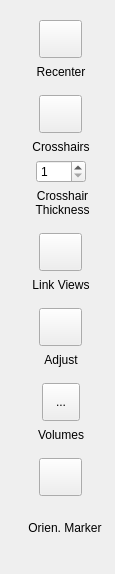
<?xml version="1.0" encoding="UTF-8"?>
<ui version="4.0">
 <class>Form</class>
 <widget class="QWidget" name="Form">
  <property name="geometry">
   <rect>
    <x>0</x>
    <y>0</y>
    <width>115</width>
    <height>574</height>
   </rect>
  </property>
  <property name="sizePolicy">
   <sizepolicy hsizetype="Fixed" vsizetype="Fixed">
    <horstretch>0</horstretch>
    <verstretch>0</verstretch>
   </sizepolicy>
  </property>
  <property name="minimumSize">
   <size>
    <width>115</width>
    <height>0</height>
   </size>
  </property>
  <property name="windowTitle">
   <string>Form</string>
  </property>
  <layout class="QGridLayout" name="gridLayout">
   <item row="0" column="0">
    <widget class="QWidget" name="widget" native="true">
     <property name="sizePolicy">
      <sizepolicy hsizetype="MinimumExpanding" vsizetype="Preferred">
       <horstretch>0</horstretch>
       <verstretch>0</verstretch>
      </sizepolicy>
     </property>
     <property name="minimumSize">
      <size>
       <width>100</width>
       <height>0</height>
      </size>
     </property>
     <layout class="QVBoxLayout" name="verticalLayout">
      <item alignment="Qt::AlignHCenter">
       <widget class="QPushButton" name="recenterButton">
        <property name="sizePolicy">
         <sizepolicy hsizetype="Fixed" vsizetype="Fixed">
          <horstretch>0</horstretch>
          <verstretch>0</verstretch>
         </sizepolicy>
        </property>
        <property name="minimumSize">
         <size>
          <width>38</width>
          <height>38</height>
         </size>
        </property>
        <property name="font">
         <font>
          <family>Arial</family>
          <pointsize>10</pointsize>
         </font>
        </property>
        <property name="text">
         <string/>
        </property>
       </widget>
      </item>
      <item>
       <widget class="QLabel" name="label_5">
        <property name="sizePolicy">
         <sizepolicy hsizetype="MinimumExpanding" vsizetype="Fixed">
          <horstretch>0</horstretch>
          <verstretch>0</verstretch>
         </sizepolicy>
        </property>
        <property name="minimumSize">
         <size>
          <width>0</width>
          <height>15</height>
         </size>
        </property>
        <property name="text">
         <string>Recenter</string>
        </property>
        <property name="alignment">
         <set>Qt::AlignCenter</set>
        </property>
       </widget>
      </item>
      <item>
       <spacer name="verticalSpacer">
        <property name="orientation">
         <enum>Qt::Vertical</enum>
        </property>
        <property name="sizeType">
         <enum>QSizePolicy::Fixed</enum>
        </property>
        <property name="sizeHint" stdset="0">
         <size>
          <width>20</width>
          <height>10</height>
         </size>
        </property>
       </spacer>
      </item>
      <item alignment="Qt::AlignHCenter">
       <widget class="QPushButton" name="crosshairToggleButton">
        <property name="sizePolicy">
         <sizepolicy hsizetype="Fixed" vsizetype="Fixed">
          <horstretch>0</horstretch>
          <verstretch>0</verstretch>
         </sizepolicy>
        </property>
        <property name="minimumSize">
         <size>
          <width>38</width>
          <height>38</height>
         </size>
        </property>
        <property name="font">
         <font>
          <family>Arial</family>
          <pointsize>10</pointsize>
         </font>
        </property>
        <property name="text">
         <string/>
        </property>
       </widget>
      </item>
      <item>
       <widget class="QLabel" name="label_4">
        <property name="sizePolicy">
         <sizepolicy hsizetype="MinimumExpanding" vsizetype="Fixed">
          <horstretch>0</horstretch>
          <verstretch>0</verstretch>
         </sizepolicy>
        </property>
        <property name="minimumSize">
         <size>
          <width>0</width>
          <height>15</height>
         </size>
        </property>
        <property name="text">
         <string>Crosshairs</string>
        </property>
        <property name="alignment">
         <set>Qt::AlignCenter</set>
        </property>
       </widget>
      </item>
      <item alignment="Qt::AlignHCenter">
       <widget class="QSpinBox" name="crosshairThicknessSB">
        <property name="sizePolicy">
         <sizepolicy hsizetype="Preferred" vsizetype="Preferred">
          <horstretch>0</horstretch>
          <verstretch>0</verstretch>
         </sizepolicy>
        </property>
        <property name="minimumSize">
         <size>
          <width>50</width>
          <height>0</height>
         </size>
        </property>
        <property name="maximumSize">
         <size>
          <width>50</width>
          <height>16777215</height>
         </size>
        </property>
        <property name="minimum">
         <number>1</number>
        </property>
        <property name="maximum">
         <number>5</number>
        </property>
        <property name="value">
         <number>1</number>
        </property>
       </widget>
      </item>
      <item>
       <widget class="QLabel" name="label_8">
        <property name="sizePolicy">
         <sizepolicy hsizetype="Preferred" vsizetype="Preferred">
          <horstretch>0</horstretch>
          <verstretch>0</verstretch>
         </sizepolicy>
        </property>
        <property name="minimumSize">
         <size>
          <width>85</width>
          <height>0</height>
         </size>
        </property>
        <property name="maximumSize">
         <size>
          <width>85</width>
          <height>16777215</height>
         </size>
        </property>
        <property name="text">
         <string>Crosshair Thickness</string>
        </property>
        <property name="alignment">
         <set>Qt::AlignCenter</set>
        </property>
        <property name="wordWrap">
         <bool>true</bool>
        </property>
       </widget>
      </item>
      <item>
       <spacer name="verticalSpacer_2">
        <property name="orientation">
         <enum>Qt::Vertical</enum>
        </property>
        <property name="sizeType">
         <enum>QSizePolicy::Fixed</enum>
        </property>
        <property name="sizeHint" stdset="0">
         <size>
          <width>20</width>
          <height>10</height>
         </size>
        </property>
       </spacer>
      </item>
      <item alignment="Qt::AlignHCenter">
       <widget class="QPushButton" name="linkViewsButton">
        <property name="sizePolicy">
         <sizepolicy hsizetype="Fixed" vsizetype="Fixed">
          <horstretch>0</horstretch>
          <verstretch>0</verstretch>
         </sizepolicy>
        </property>
        <property name="minimumSize">
         <size>
          <width>38</width>
          <height>38</height>
         </size>
        </property>
        <property name="font">
         <font>
          <family>Arial</family>
          <pointsize>10</pointsize>
         </font>
        </property>
        <property name="text">
         <string/>
        </property>
       </widget>
      </item>
      <item>
       <widget class="QLabel" name="label_3">
        <property name="sizePolicy">
         <sizepolicy hsizetype="MinimumExpanding" vsizetype="Fixed">
          <horstretch>0</horstretch>
          <verstretch>0</verstretch>
         </sizepolicy>
        </property>
        <property name="minimumSize">
         <size>
          <width>0</width>
          <height>15</height>
         </size>
        </property>
        <property name="text">
         <string>Link Views</string>
        </property>
        <property name="alignment">
         <set>Qt::AlignCenter</set>
        </property>
       </widget>
      </item>
      <item>
       <spacer name="verticalSpacer_3">
        <property name="orientation">
         <enum>Qt::Vertical</enum>
        </property>
        <property name="sizeType">
         <enum>QSizePolicy::Fixed</enum>
        </property>
        <property name="sizeHint" stdset="0">
         <size>
          <width>20</width>
          <height>10</height>
         </size>
        </property>
       </spacer>
      </item>
      <item alignment="Qt::AlignHCenter">
       <widget class="QPushButton" name="windowVolButton">
        <property name="sizePolicy">
         <sizepolicy hsizetype="Fixed" vsizetype="Fixed">
          <horstretch>0</horstretch>
          <verstretch>0</verstretch>
         </sizepolicy>
        </property>
        <property name="minimumSize">
         <size>
          <width>38</width>
          <height>38</height>
         </size>
        </property>
        <property name="font">
         <font>
          <family>Arial</family>
          <pointsize>10</pointsize>
         </font>
        </property>
        <property name="text">
         <string/>
        </property>
       </widget>
      </item>
      <item>
       <widget class="QLabel" name="label_2">
        <property name="sizePolicy">
         <sizepolicy hsizetype="MinimumExpanding" vsizetype="Fixed">
          <horstretch>0</horstretch>
          <verstretch>0</verstretch>
         </sizepolicy>
        </property>
        <property name="minimumSize">
         <size>
          <width>0</width>
          <height>15</height>
         </size>
        </property>
        <property name="text">
         <string>Adjust</string>
        </property>
        <property name="alignment">
         <set>Qt::AlignCenter</set>
        </property>
       </widget>
      </item>
      <item>
       <spacer name="verticalSpacer_4">
        <property name="orientation">
         <enum>Qt::Vertical</enum>
        </property>
        <property name="sizeType">
         <enum>QSizePolicy::Fixed</enum>
        </property>
        <property name="sizeHint" stdset="0">
         <size>
          <width>20</width>
          <height>10</height>
         </size>
        </property>
       </spacer>
      </item>
      <item alignment="Qt::AlignHCenter">
       <widget class="QToolButton" name="volumeButton">
        <property name="minimumSize">
         <size>
          <width>38</width>
          <height>38</height>
         </size>
        </property>
        <property name="text">
         <string>...</string>
        </property>
        <property name="icon">
         <iconset>
          <normaloff>../icons/volumes.png</normaloff>../icons/volumes.png</iconset>
        </property>
        <property name="iconSize">
         <size>
          <width>38</width>
          <height>38</height>
         </size>
        </property>
        <property name="checkable">
         <bool>true</bool>
        </property>
        <property name="checked">
         <bool>false</bool>
        </property>
        <property name="autoRepeat">
         <bool>true</bool>
        </property>
        <property name="autoExclusive">
         <bool>false</bool>
        </property>
        <property name="popupMode">
         <enum>QToolButton::InstantPopup</enum>
        </property>
        <property name="toolButtonStyle">
         <enum>Qt::ToolButtonIconOnly</enum>
        </property>
        <property name="arrowType">
         <enum>Qt::NoArrow</enum>
        </property>
       </widget>
      </item>
      <item>
       <widget class="QLabel" name="label_6">
        <property name="sizePolicy">
         <sizepolicy hsizetype="MinimumExpanding" vsizetype="Fixed">
          <horstretch>0</horstretch>
          <verstretch>0</verstretch>
         </sizepolicy>
        </property>
        <property name="minimumSize">
         <size>
          <width>0</width>
          <height>15</height>
         </size>
        </property>
        <property name="text">
         <string>Volumes</string>
        </property>
        <property name="alignment">
         <set>Qt::AlignCenter</set>
        </property>
       </widget>
      </item>
      <item>
       <spacer name="verticalSpacer_5">
        <property name="orientation">
         <enum>Qt::Vertical</enum>
        </property>
        <property name="sizeType">
         <enum>QSizePolicy::Fixed</enum>
        </property>
        <property name="sizeHint" stdset="0">
         <size>
          <width>20</width>
          <height>10</height>
         </size>
        </property>
       </spacer>
      </item>
      <item alignment="Qt::AlignHCenter">
       <widget class="QPushButton" name="orientationMarkerButton">
        <property name="sizePolicy">
         <sizepolicy hsizetype="Fixed" vsizetype="Fixed">
          <horstretch>0</horstretch>
          <verstretch>0</verstretch>
         </sizepolicy>
        </property>
        <property name="minimumSize">
         <size>
          <width>38</width>
          <height>38</height>
         </size>
        </property>
        <property name="font">
         <font>
          <family>Arial</family>
          <pointsize>10</pointsize>
         </font>
        </property>
        <property name="text">
         <string/>
        </property>
       </widget>
      </item>
      <item>
       <widget class="QLabel" name="label_7">
        <property name="sizePolicy">
         <sizepolicy hsizetype="MinimumExpanding" vsizetype="MinimumExpanding">
          <horstretch>0</horstretch>
          <verstretch>0</verstretch>
         </sizepolicy>
        </property>
        <property name="minimumSize">
         <size>
          <width>90</width>
          <height>0</height>
         </size>
        </property>
        <property name="text">
         <string>Orien. Marker</string>
        </property>
        <property name="alignment">
         <set>Qt::AlignCenter</set>
        </property>
       </widget>
      </item>
     </layout>
    </widget>
   </item>
  </layout>
 </widget>
 <resources/>
 <connections/>
</ui>
